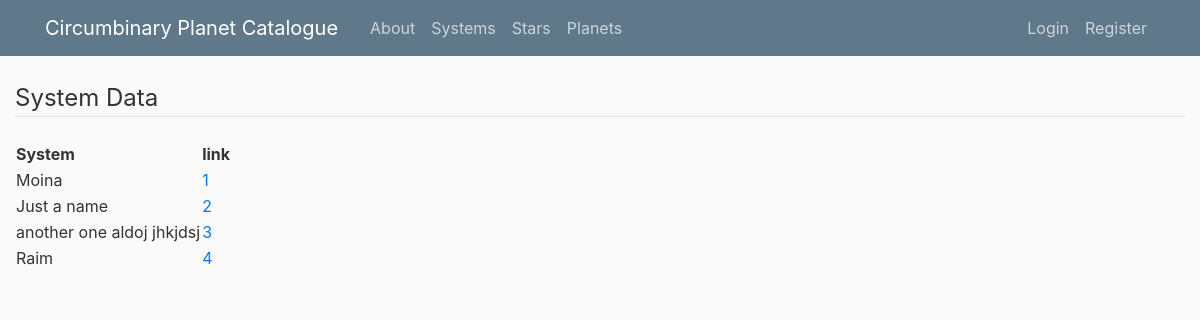
Page /systems/ on the committed database.
### flaskblog/models.py (models this page shows, shortened)
class System(db.Model):
    id = db.Column(db.Integer, primary_key=True)
    system_name = db.Column(db.String, nullable=False)
    gaia_id = db.Column(db.String)
    sp_type = db.Column(db.String)
    sp_type_ref = db.Column(db.String)
    ra = db.Column(db.String)
    ra_error_upper = db.Column(db.String)
    ra_error_lower = db.Column(db.String)
    dec = db.Column(db.String)
    dec_error_upper = db.Column(db.String)
    dec_error_lower = db.Column(db.String)
    ra_dec_ref = db.Column(db.Text)
    parallax = db.Column(db.String)
    parallax_error = db.Column(db.String)
    distance = db.Column(db.String)
    distance_error_upper = db.Column(db.String)
    distance_error_lower = db.Column(db.String)
    distance_ref = db.Column(db.Text)
    distance_gspphot = db.Column(db.String)
    distance_gspphot_upper = db.Column(db.String)
    distance_gspphot_lower = db.Column(db.String)
    pmra = db.Column(db.String)
    pmra_error_upper = db.Column(db.String)
    pmra_error_lower = db.Column(db.String)
    pmdec = db.Column(db.String)
    pmdec_error_upper = db.Column(db.String)
    pmdec_error_lower = db.Column(db.String)
    pm = db.Column(db.String)
    pm_ref = db.Column(db.Text)
    radial_velocity = db.Column(db.String)
    radial_velocity_upper = db.Column(db.String)
    radial_velocity_lower = db.Column(db.String)
    radial_velocity_ref = db.Column(db.Text)
    a = db.Column(db.String)
    a_error_upper = db.Column(db.String)
    a_error_lower = db.Column(db.String)
    a_ref = db.Column(db.Text)
    incl = db.Column(db.String)
    incl_error_upper = db.Column(db.String)
    incl_error_lower = db.Column(db.String)
    incl_ref = db.Column(db.Text)
    e = db.Column(db.String)
    e_error_upper = db.Column(db.String)
    e_error_lower = db.Column(db.String)
    e_ref = db.Column(db.Text)
    w = db.Column(db.String)
    w_error_upper = db.Column(db.String)
    w_error_lower = db.Column(db.String)
    w_ref = db.Column(db.Text)
    age = db.Column(db.String)
    age_error_upper = db.Column(db.String)
    age_error_lower = db.Column(db.String)
    age_ref = db.Column(db.Text)
    alt_names = db.Column(db.String)
    notes = db.Column(db.String)
    user_id = db.Column(db.Integer, db.ForeignKey('user.id'), nullable=False)

### flaskblog/systems/routes.py (the view)
@systems_bp.route("/systems/")
def systems():
    systems = System.query.all()
    return render_template('systems.html', title="System Catalogue", systems=systems)

### flaskblog/templates/systems.html (shortened to what this page needs)
{% extends "tb_layout.html" %}
{% block content %}
            <legend class="border-bottom mb-4"> System Data</legend>
            <table id="example">
                <thead>
                    <tr>
                        <th scope="col"> System </th>
                        <th scope="col"> link </th>
                    </tr>
                </thead>
                <tbody>
                    {% for system in systems %}
                    <tr>
                        <td> {{ system.system_name }} </td>
                        <td> <a href="{{ url_for('systems.system', system_id=system.id) }}"> {{ system.id }} </a> </td>
                    </tr>
                    {% endfor %}
                </tbody>
            </table>
{% endblock content %}

### flaskblog/static/main.css (style rules this page uses)
body { background: #fafafa; color: #333333; margin-top: 5rem; }

### rows in the picture
System: system_name "Moina", id "1"
System: system_name "Just a name", id "2"
System: system_name "another one aldoj jhkjdsj", id "3"
System: system_name "Raim", id "4"
